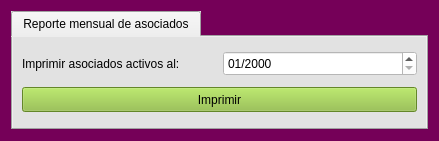
<?xml version="1.0" encoding="UTF-8"?>
<ui version="4.0">
 <class>form_reporte_asoc</class>
 <widget class="QWidget" name="form_reporte_asoc">
  <property name="geometry">
   <rect>
    <x>0</x>
    <y>0</y>
    <width>439</width>
    <height>141</height>
   </rect>
  </property>
  <property name="windowTitle">
   <string>Form</string>
  </property>
  <property name="styleSheet">
   <string notr="true">font: 12pt &quot;Courier 10 Pitch&quot;;
selection-color: rgb(0, 0, 0);
selection-background-color: rgb(170, 255, 127);
color: rgb(0, 0, 0);
background-color: rgb(117, 0, 88);</string>
  </property>
  <layout class="QGridLayout" name="gridLayout_2">
   <item row="0" column="0">
    <widget class="QTabWidget" name="tabWidget">
     <property name="styleSheet">
      <string notr="true">color: rgb(0, 0, 0);
background-color: rgb(226, 226, 226);</string>
     </property>
     <property name="currentIndex">
      <number>0</number>
     </property>
     <widget class="QWidget" name="tab">
      <attribute name="title">
       <string>Reporte mensual de asociados</string>
      </attribute>
      <layout class="QGridLayout" name="gridLayout">
       <item row="0" column="0">
        <layout class="QHBoxLayout" name="horizontalLayout">
         <item>
          <widget class="QLabel" name="label_2">
           <property name="text">
            <string>Imprimir asociados activos al:</string>
           </property>
          </widget>
         </item>
         <item>
          <widget class="QDateEdit" name="dte_asoc_reporte">
           <property name="minimumSize">
            <size>
             <width>0</width>
             <height>25</height>
            </size>
           </property>
           <property name="maximumSize">
            <size>
             <width>16777215</width>
             <height>25</height>
            </size>
           </property>
           <property name="styleSheet">
            <string notr="true">background-color: rgb(255, 255, 255);</string>
           </property>
           <property name="displayFormat">
            <string>MM/yyyy</string>
           </property>
          </widget>
         </item>
        </layout>
       </item>
       <item row="1" column="0">
        <widget class="QPushButton" name="boton_reporte_asoc_imprimir">
         <property name="minimumSize">
          <size>
           <width>0</width>
           <height>25</height>
          </size>
         </property>
         <property name="maximumSize">
          <size>
           <width>16777215</width>
           <height>25</height>
          </size>
         </property>
         <property name="styleSheet">
          <string notr="true">color: rgb(0, 0, 0);
background-color: rgb(140, 189, 58);</string>
         </property>
         <property name="text">
          <string>Imprimir</string>
         </property>
        </widget>
       </item>
      </layout>
     </widget>
    </widget>
   </item>
  </layout>
 </widget>
 <resources/>
 <connections/>
</ui>
